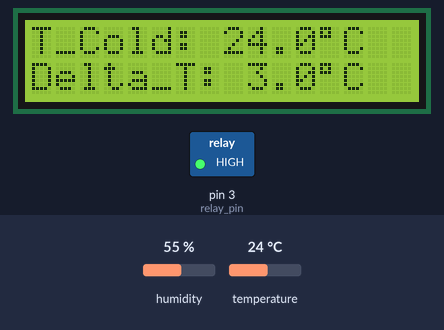
This sketch was run on a simulated Arduino Uno, built with avr-gcc and run on an emulated ATmega328P. Shown: 16×2 character LCD, switched loads named in the sketch (green lamp = pin HIGH). The test bench sets the inputs (shaded band); at power-on: humidity 55 %, temperature 24 °C. What the sketch prints to the serial monitor is not drawn.

Above: at 5.7 s.
5.8 s: humidity set to 83 %
17.4 s: humidity set to 86 %
At 25.0 s:
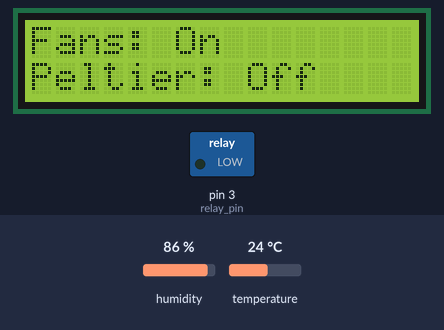
31.4 s: humidity set to 22 %
At 39.9 s:
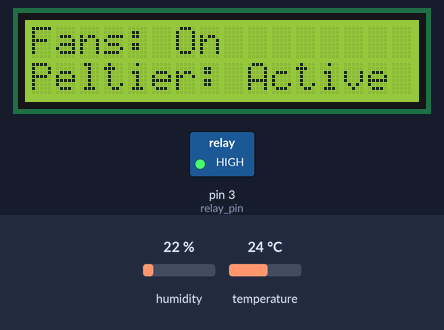
40.1 s: temperature set to 12 °C
At 44.2 s:
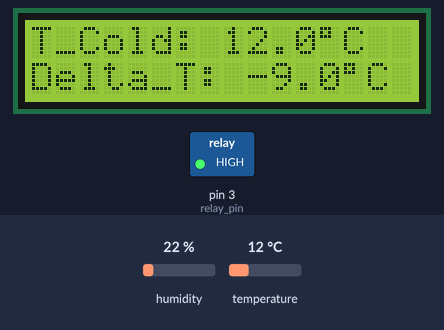
48.8 s: temperature set to 19 °C
At 52.9 s:
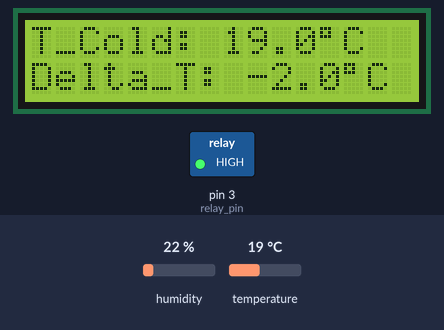
Timing chart, 0 to 54.4 s (numbered marks = the images above; inputs shaded):
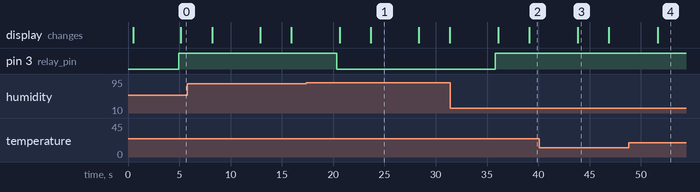

Measured:
- the behaviour switches between 84 and 85 % on humidity (found by bisection; images 0 and 1)
- after the input at 17.4 s, pin 3 (relay_pin): HIGH → LOW after 3.0 s; the display: first differs from a run without the input after 6.3 s (image 1)
- after the input at 31.4 s, pin 3 (relay_pin): LOW → HIGH after 4.4 s; the display: first differs from a run without the input after 7.7 s (image 2)
- after the input at 40.1 s, the display: changes after 3.8 s (image 3)
- after the input at 48.8 s, the display: changes after 2.8 s (image 4)
- what the display in image 1 shows lasts 4.6 s, from 23.7 s to 28.3 s
- what the display in image 3 shows lasts 3.0 s, from 43.9 s to 46.9 s

The sketch:

temp_and_lcd_ClaudeSept9.ino
```cpp
/*
 * Enhanced Temperature Control System with Comprehensive Error Handling
 * Code for Simpler Version, during Roommate situation.
 *     - Based on using a single temp sensor, placed in the cold side airflow.
 *
 * T_dewpt = T_air - ((100-RelHum%)/5)  //Temperatures in Celsius
 *
 * Indoor Temp = 70 F / 21.1 C
 * Indoor Humidity = 30 %
 * Indoor Dew Point = 37 F / 3 C
 * DP at 25% = 33 F / 0 C
 * DP at 35% = 41 F / 5 C
 *
 * DPs at 25%/30%/35% at 65 F (18.3 C) = 29 / -2, 33 / 1, 47 / 3
 * DPs at 25%/30%/35% at 75 F (23.9 C) = 37 / 3, 42 / 5, 46 / 8
 */

#include "DHT.h"
#include <LiquidCrystal_I2C.h>
#include <Wire.h>

#define DHT11_PIN 2
#define degsym ((char)223) // Defines the degree symbol character compatible with the LCD display.
#define Temp_buffer 3 // in degrees Celsius
#define Pwr_fan 1 // fan will always be on

// System status tracking variables
unsigned long loop_count = 0;
unsigned long sensor_failures = 0;
unsigned long lcd_failures = 0;
unsigned long last_successful_reading = 0;
unsigned long system_start_time = 0;

// Temperature control variables
float T_Dewpt = 0;
float TLim_low = 0;
float TLim_high = 0;
int Pwr_pelt = 0; // variable controlling relay to peltier module.
int relay_pelt = 0; // variable for controlling relay signal. Maybe not needed?
const int relay_pin = 3;

// Previous values for change detection
float prev_tempC = -999;
float prev_humi = -999;
int prev_Pwr_pelt = -1;

LiquidCrystal_I2C lcd(0x27, 16, 2);
DHT dht11(DHT11_PIN, DHT11);

// Function prototypes
bool checkI2C();
void printSystemStatus();
void printSensorData(float humi, float tempC, float tempF);
void printCalculatedValues();
void printRelayStatus();
bool updateLCD_Safe(float tempC);
void printBootMessage();

void setup() {
  Serial.begin(9600);
  system_start_time = millis();

  printBootMessage();

  Serial.println("=== SYSTEM INITIALIZATION ===");
  Serial.println("Initializing DHT11 sensor...");
  dht11.begin();
  Serial.println("✓ DHT11 sensor initialized");

  Serial.println("Initializing I2C and LCD...");
  Wire.begin();
  if (checkI2C()) {
    lcd.init();
    lcd.backlight();
    Serial.println("✓ LCD initialized successfully");
    // Display startup message
    lcd.setCursor(0, 0);
    lcd.print("System Starting");
    lcd.setCursor(0, 1);
    lcd.print("Please wait...");
  } else {
    Serial.println("⚠ LCD not detected - continuing without display");
  }

  Serial.println("Configuring relay pin...");
  pinMode(relay_pin, OUTPUT);
  digitalWrite(relay_pin, LOW); // Start with relay off
  Serial.print("✓ Relay pin ");
  Serial.print(relay_pin);
  Serial.println(" configured as output");

  Serial.println("=== INITIALIZATION COMPLETE ===");
  Serial.println("System ready - starting main loop");
  Serial.println("=====================================");
  delay(2000); // Give time to read startup messages
}

void loop() {
  loop_count++;
  unsigned long loop_start_time = millis();

  Serial.println();
  Serial.print("=== LOOP #");
  Serial.print(loop_count);
  Serial.print(" | Runtime: ");
  Serial.print((millis() - system_start_time) / 1000);
  Serial.println(" seconds ===");

  // Wait between measurements
  delay(2000);

  // Read sensor data with error handling
  Serial.println("Reading DHT11 sensor...");
  float humi = dht11.readHumidity();
  float tempC = dht11.readTemperature();
  float tempF = dht11.readTemperature(true);

  // Validate sensor readings
  if (isnan(humi) || isnan(tempC) || isnan(tempF)) {
    sensor_failures++;
    Serial.println("❌ SENSOR ERROR: Failed to read from DHT11 sensor!");
    Serial.print("Total sensor failures: ");
    Serial.println(sensor_failures);

    // Use previous values if available
    if (prev_tempC != -999) {
      Serial.println("⚠ Using previous sensor values for this iteration");
      tempC = prev_tempC;
      humi = prev_humi;
    } else {
      Serial.println("⚠ No previous values available - skipping this loop iteration");
      return;
    }
  } else {
    last_successful_reading = millis();
    printSensorData(humi, tempC, tempF);

    // Check for significant changes
    if (abs(tempC - prev_tempC) > 1.0) {
      Serial.print("🌡️ Significant temperature change detected: ");
      Serial.print(prev_tempC, 1);
      Serial.print("°C → ");
      Serial.print(tempC, 1);
      Serial.println("°C");
    }

    // Store current values
    prev_tempC = tempC;
    prev_humi = humi;
  }

  // Calculate dew point and limits
  T_Dewpt = tempC - ((100 - humi) / 5);
  TLim_low = T_Dewpt + Temp_buffer;
  TLim_high = tempC - Temp_buffer;

  printCalculatedValues();

  // Peltier control logic with detailed logging
  Serial.println("--- PELTIER CONTROL LOGIC ---");
  Serial.print("Current temp: ");
  Serial.print(tempC, 1);
  Serial.print("°C | Low limit: ");
  Serial.print(TLim_low, 1);
  Serial.print("°C | High limit: ");
  Serial.print(TLim_high, 1);
  Serial.println("°C");

  int new_Pwr_pelt;

  if (tempC <= TLim_low) {
    digitalWrite(relay_pin, LOW);
    new_Pwr_pelt = 0;
    Serial.println("🔵 DECISION: Temperature at/below dew point limit → Peltier OFF");
  }
  else if (tempC >= TLim_low && tempC <= TLim_high) {
    digitalWrite(relay_pin, HIGH);
    new_Pwr_pelt = 1;
    Serial.println("🟡 DECISION: Temperature in optimal range → Peltier ON");
  }
  else { // tempC > TLim_high
    digitalWrite(relay_pin, HIGH);
    new_Pwr_pelt = 1;
    Serial.println("🔴 DECISION: Temperature above high limit → Peltier ON");
  }

  // Check for relay state changes
  if (new_Pwr_pelt != prev_Pwr_pelt && prev_Pwr_pelt != -1) {
    Serial.print("⚡ RELAY STATE CHANGE: ");
    Serial.print(prev_Pwr_pelt ? "ON" : "OFF");
    Serial.print(" → ");
    Serial.println(new_Pwr_pelt ? "ON" : "OFF");
  }

  Pwr_pelt = new_Pwr_pelt;
  prev_Pwr_pelt = Pwr_pelt;

  printRelayStatus();

  // Update LCD with error handling
  Serial.println("--- LCD UPDATE ---");
  if (!updateLCD_Safe(tempC)) {
    lcd_failures++;
    Serial.print("❌ LCD update failed (Total failures: ");
    Serial.print(lcd_failures);
    Serial.println(")");
  } else {
    Serial.println("✓ LCD updated successfully");
  }

  // Print system status summary
  printSystemStatus();

  unsigned long loop_duration = millis() - loop_start_time;
  Serial.print("Loop completed in ");
  Serial.print(loop_duration);
  Serial.println(" ms");
  Serial.println("=====================================");
}

bool checkI2C() {
  Wire.beginTransmission(0x27);
  byte error = Wire.endTransmission();
  return (error == 0);
}

void printBootMessage() {
  Serial.println();
  Serial.println("████████████████████████████████████████");
  Serial.println("█  PELTIER TEMPERATURE CONTROL SYSTEM  █");
  Serial.println("█            Enhanced Version           █");
  Serial.println("████████████████████████████████████████");
  Serial.println();
}

void printSensorData(float humi, float tempC, float tempF) {
  Serial.println("--- SENSOR READINGS ---");
  Serial.print("✓ DHT11 Humidity: ");
  Serial.print(humi, 2);
  Serial.print("% | Temperature: ");
  Serial.print(tempC, 1);
  Serial.print("°C (");
  Serial.print(tempF, 1);
  Serial.println("°F)");
}

void printCalculatedValues() {
  Serial.println("--- CALCULATED VALUES ---");
  Serial.print("Dew Point: ");
  Serial.print(T_Dewpt, 1);
  Serial.print("°C | Control Range: ");
  Serial.print(TLim_low, 1);
  Serial.print("°C to ");
  Serial.print(TLim_high, 1);
  Serial.println("°C");
}

void printRelayStatus() {
  Serial.println("--- SYSTEM STATUS ---");
  Serial.print("Fan Power: ");
  Serial.print(Pwr_fan ? "ON" : "OFF");
  Serial.print(" | Peltier: ");
  Serial.print(Pwr_pelt ? "ACTIVE" : "OFF");
  Serial.print(" | Relay Pin ");
  Serial.print(relay_pin);
  Serial.print(": ");
  Serial.println(digitalRead(relay_pin) ? "HIGH" : "LOW");
}

bool updateLCD_Safe(float tempC) {
  if (!checkI2C()) {
    Serial.println("⚠ I2C communication failed - LCD not responding");
    return false;
  }

  // Display temperature screen
  Serial.println("Writing temperature display...");
  lcd.setCursor(0, 0);
  lcd.print("T_Cold: ");
  lcd.print(tempC, 1);
  lcd.print(degsym);
  lcd.print("C   "); // Extra spaces to clear old data

  // Check I2C again after first operation
  if (!checkI2C()) {
    Serial.println("❌ I2C failed during temperature display");
    return false;
  }

  lcd.setCursor(0, 1);
  lcd.print("Delta_T: ");
  lcd.print(tempC - 21, 1);
  lcd.print(degsym);
  lcd.print("C   "); // Extra spaces to clear old data

  delay(3000);

  // Display status screen
  Serial.println("Writing status display...");

  // Check I2C before status display
  if (!checkI2C()) {
    Serial.println("❌ I2C failed before status display");
    return false;
  }

  lcd.setCursor(0, 0);
  lcd.print("Fans: ");
  lcd.print(Pwr_fan ? "On      " : "Off     ");

  lcd.setCursor(0, 1);
  lcd.print("Peltier: ");
  lcd.print(Pwr_pelt ? "Active  " : "Off     ");

  delay(2000);
  return true;
}

void printSystemStatus() {
  Serial.println("--- SYSTEM HEALTH ---");
  Serial.print("Uptime: ");
  Serial.print((millis() - system_start_time) / 1000);
  Serial.print("s | Loops: ");
  Serial.print(loop_count);
  Serial.print(" | Sensor failures: ");
  Serial.print(sensor_failures);
  Serial.print(" | LCD failures: ");
  Serial.println(lcd_failures);

  if (sensor_failures > 0) {
    float failure_rate = (float)sensor_failures / loop_count * 100;
    Serial.print("Sensor failure rate: ");
    Serial.print(failure_rate, 1);
    Serial.println("%");
  }

  Serial.print("Last successful sensor reading: ");
  if (last_successful_reading > 0) {
    Serial.print((millis() - last_successful_reading) / 1000);
    Serial.println(" seconds ago");
  } else {
    Serial.println("None yet");
  }
}
```
